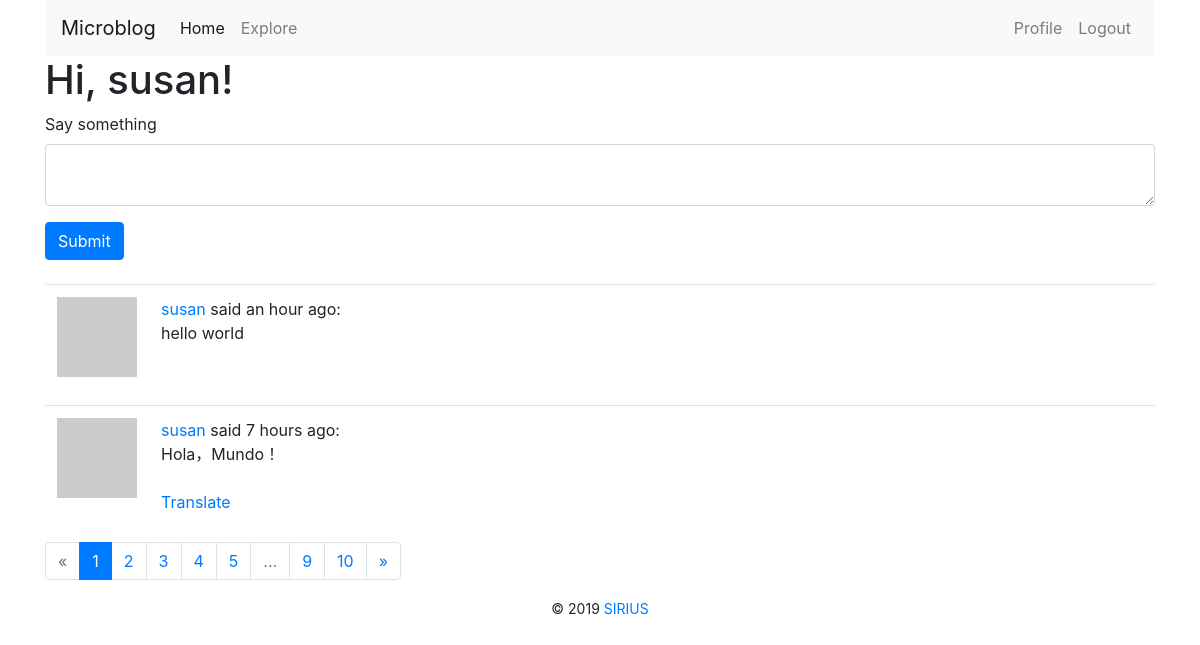
The app's page /index (signed in) with its own data.
### app/models.py (models this page shows, shortened)
class User(UserMixin, db.Model):
    id = db.Column(db.Integer, primary_key=True)
    username = db.Column(db.String(64), index=True, unique=True)
    email = db.Column(db.String(120), index=True, unique=True)
    password_hash = db.Column(db.String(128))
    posts = db.relationship('Post', backref='author', lazy='dynamic')
    about_me = db.Column(db.String(140))
    last_seen = db.Column(db.DateTime, default=datetime.utcnow())
    followed = db.relationship(
        'User',
        secondary=followers,
        primaryjoin=(followers.c.follower_id == id),
        secondaryjoin=(followers.c.followed_id == id),
        backref=db.backref('followers', lazy='dynamic'),
        lazy='dynamic'
    )
    def avatar(self, size):
        digest = md5(self.email.lower().encode('utf-8')).hexdigest()
        return 'https://www.gravatar.com/avatar/{}?d=identicon&s={}'.format(digest, size)
    def followed_posts(self):
        followed = Post.query.join(
            followers, (followers.c.followed_id == Post.user_id)).filter(
            followers.c.follower_id == self.id)
        own = Post.query.filter_by(user_id=self.id)
        return followed.union(own).order_by(Post.timestamp.desc())

class Post(db.Model):
    id = db.Column(db.Integer, primary_key=True)
    body = db.Column(db.String(140))
    timestamp = db.Column(db.DateTime, index=True, default=datetime.utcnow)
    user_id = db.Column(db.Integer, db.ForeignKey('user.id'))
    language = db.Column(db.String(5))

### app/main/routes.py (the view, shortened to what this page needs)
@bp.route('/', methods=['GET', 'POST'])
@bp.route('/index', methods=['GET', 'POST'])
@login_required
def index():
    form = PostForm()
    page = request.args.get('page', 1, type=int)
    posts = current_user.followed_posts().paginate(page, current_app.config['POSTS_PER_PAGE'], False)
    next_url = url_for('main.index', page=posts.next_num) if posts.has_next else None
    prev_url = url_for('main.index', page=posts.prev_num) if posts.has_prev else None
    return render_template('index.html',
                           title=_('Home Page'),
                           form=form,
                           pagination=posts,
                           posts=posts.items,
                           next_url=next_url,
                           prev_url=prev_url)

### app/main/forms.py
class PostForm(FlaskForm):
    post = TextAreaField(_l('Say something'), validators=[DataRequired()])
    submit = SubmitField(_l('Submit'))

### app/main/routes.py (called while the page is built)
@bp.before_request
def before_request():
    if current_user.is_authenticated:
        current_user.last_seen = datetime.utcnow()
        db.session.commit()
    g.locale = str(get_locale())
    if g.locale == 'zh':
        g.locale = 'zh-cn'

### app/models.py (called while the page is built)
@login.user_loader
def load_user(id):
    return User.query.get(int(id))

### app/templates/index.html
{% extends "base.html" %}
{% from 'bootstrap/form.html' import render_form %}
{% from 'bootstrap/pagination.html' import render_pager, render_pagination %}
{% block content %}
    <h1>{{ _('Hi, %(username)s!', username=current_user.username) }}</h1>
    {% if form %}
        {{ render_form(form) }}
        <br>
    {% endif %}
    {% for post in posts %}
        {% include '_post.html' %}
    {% endfor %}
    {{ render_pagination(pagination,ellipses='...',align='right') }}
{% endblock %}

### app/templates/base.html (shortened to what this page needs)
{% from 'bootstrap/nav.html' import render_nav_item %}
<!DOCTYPE html>
<html>
<head>
    {% block head %}
        {% block styles %}
            {{ bootstrap.load_css() }}
        {% endblock %}
    {% endblock %}
</head>
<body>
<main class="container">
    <nav class="navbar navbar-expand-lg navbar-light bg-light">
        <a class="navbar-brand" href="{{ url_for('main.index') }}">Microblog</a>
        <div class="collapse navbar-collapse" id="navbarSupportedContent">
            <ul class="navbar-nav mr-auto">
                {{ render_nav_item('main.index',_('Home'),use_li=True) }}
                {{ render_nav_item('main.explore',_('Explore'),use_li=True) }}
            </ul>
            <ul class="navbar-nav">
                {% if current_user.is_anonymous %}
                    {{ render_nav_item('auth.login',_('Login'),use_li=True) }}
                {% else %}
                    {{ render_nav_item('main.user',_('Profile'),use_li=True,username=current_user.username) }}
                    {{ render_nav_item('auth.logout',_('Logout'),use_li=True) }}
                {% endif %}
            </ul>
        </div>
    </nav>
    {% block content %}{% endblock %}
    <footer class="text-center">
        {% block footer %}
            <small> &copy; 2019 <a href="http://127.0.0.1:5000" title="Written by SIRIUS">SIRIUS</a></small>
        {% endblock %}
    </footer>
</main>
</body>
</html>

### app/templates/_post.html (shortened to what this page needs)
<table class="table table-hover">
    <tr>
        <td width="70px">
            <a href="{{ url_for('main.user',username=post.author.username) }}">
                <img src="{{ post.author.avatar(70) }}">
            </a>
        </td>
        <td>
            {{ _('%(username)s said %(when)s:', username=user_link, when=moment(post.timestamp).fromNow()) }}
            <br>
            <span id="post{{ post.id }}">{{ post.body }}</span>
            {% if post.language and post.language !=g.locale %}
                <br><br>
                <span id="translation{{ post.id }}">
                    <a href="javascript:translate(
                    '#post{{ post.id }}',
                    '#translation{{ post.id }}',
                    '{{ post.language }}',
                    '{{ g.locale }}');">{{ _('Translate') }}</a>
                </span>
            {% endif %}
            <br>
        </td>
    </tr>
</table>

### records on screen
User: username "Profile"
Post: body "hello world"
Post: body "Hola，Mundo！"

### other values on screen
{{ render_nav_item('main.index',_('Home'),use_li=True) }} "Home"
{{ render_nav_item('main.explore',_('Explore'),use_li=True) }} "Explore"
{{ render_nav_item('auth.logout',_('Logout'),use_li=True) }} "Logout"
{{ render_pagination(pagination,ellipses='...',align='right') }} "« 1 2 3 4 5 ... 9 10 »"
